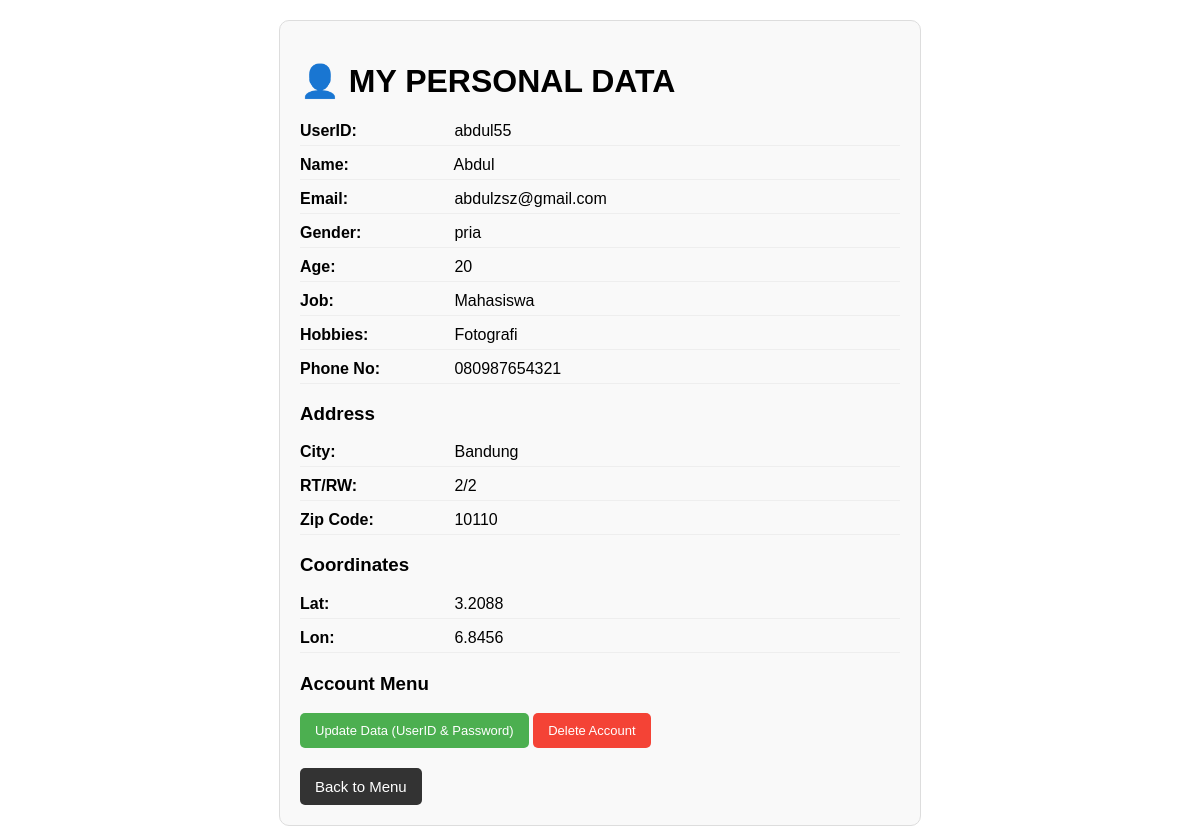
/user/profile (signed in), run on the app's committed database.
### Database.py (models this page shows)
class User(db.Model):
    __tablename__ = 'users'
    userid = db.Column(db.String, primary_key=True)
    password = db.Column(db.String)
    email = db.Column(db.String)
    role = db.Column(db.String)
    nama = db.Column(db.String)
    gender = db.Column(db.String)
    usia = db.Column(db.Integer)
    pekerjaan = db.Column(db.String)
    hobi = db.Column(db.String)
    kota = db.Column(db.String)
    rt = db.Column(db.Integer)
    rw = db.Column(db.Integer)
    zipc = db.Column(db.Integer)
    lat = db.Column(db.Float)
    lon = db.Column(db.Float)
    nohp = db.Column(db.String)

### app.py (the view)
@app.route("/user/profile")
def user_profile():
    if "userid" not in session: return redirect(url_for("login_route"))
    userid = session.get("userid")
    user_data = get_user(userid)
    return render_template("view_profile.html", user=user_data)

### Database.py (called while the page is built)
def model_to_dict(model):
    if model is None:
        return None
    columns = model.__table__.columns.keys()
    return {c: getattr(model, c) for c in columns}

def get_user(userid):
    result = User.query.filter_by(userid=userid).first()
    return model_to_dict(result)

### templates/view_profile.html (shortened to what this page needs)
<!doctype html>
<html>
  <head>
  </head>
  <body>
    <div class="container">
      <h1>👤 MY PERSONAL DATA</h1>
      <div class="profile-item">
        <span class="label">UserID:</span> {{ user.userid }}
      </div>
      <div class="profile-item">
        <span class="label">Name:</span> {{ user.nama }}
      </div>
      <div class="profile-item">
        <span class="label">Email:</span> {{ user.email }}
      </div>
      <div class="profile-item">
        <span class="label">Gender:</span> {{ user.gender }}
      </div>
      <div class="profile-item">
        <span class="label">Age:</span> {{ user.usia }}
      </div>
      <div class="profile-item">
        <span class="label">Job:</span> {{ user.pekerjaan }}
      </div>
      <div class="profile-item">
        <span class="label">Hobbies:</span> {{ user.hobi }}
      </div>
      <div class="profile-item">
        <span class="label">Phone No:</span> {{ user.nohp }}
      </div>
      <h3>Address</h3>
      <div class="profile-item">
        <span class="label">City:</span> {{ user.kota }}
      </div>
      <div class="profile-item">
        <span class="label">RT/RW:</span> {{ user.rt }}/{{ user.rw }}
      </div>
      <div class="profile-item">
        <span class="label">Zip Code:</span> {{ user.zipc }}
      </div>
      <h3>Coordinates</h3>
      <div class="profile-item">
        <span class="label">Lat:</span> {{ user.lat }}
      </div>
      <div class="profile-item">
        <span class="label">Lon:</span> {{ user.lon }}
      </div>
      <div class="actions">
        <h3>Account Menu</h3>
        <a href="/user/profile/update" class="btn-update">
          Update Data (UserID & Password)
        </a>
        <form
          action="/user/profile/delete"
          method="post"
          onsubmit="
            return confirm(
              'WARNING: Account will be deleted permanently! Are you sure?',
            );
          "
          style="display: inline"
        >
          <button type="submit" class="btn-danger">Delete Account</button>
        </form>
      </div>
      <a href="/user" class="btn-back">Back to Menu</a>
    </div>
  </body>
</html>

### templates/view_profile.html (style rules this page uses)
body { font-family: sans-serif; margin: 20px; }
.container { max-width: 600px; margin: auto; border: 1px solid #ddd; padding: 20px; border-radius: 10px; background-color: #f9f9f9; }
.profile-item { margin-bottom: 10px; border-bottom: 1px solid #eee; padding-bottom: 5px; }
.label { font-weight: bold; width: 150px; display: inline-block; }
.btn-back { margin-top: 20px; display: inline-block; padding: 10px 15px; background-color: #333; color: white; text-decoration: none; border-radius: 5px; font-size: 15px; }
.actions { margin-top: 20px; }
.btn-danger { background-color: #f44336; color: white; padding: 10px 15px; border: none; border-radius: 5px; cursor: pointer; font-size: 13px; }
.btn-update { background-color: #4CAF50; color: white; padding: 10px 15px; border: none; border-radius: 5px; cursor: pointer; text-decoration: none; display: inline-block; font-size: 13px; }

### data on the page
User: userid "abdul55", nama "Abdul", email "abdulzsz@gmail.com", gender "pria", pekerjaan "Mahasiswa", hobi "Fotografi", nohp "080987654321", kota "Bandung", zipc "10110", lat "3.2088", lon "6.8456"

### other printed values
{{ user.usia }} "20"
{{ user.rt }} "2"
{{ user.rw }} "2"
